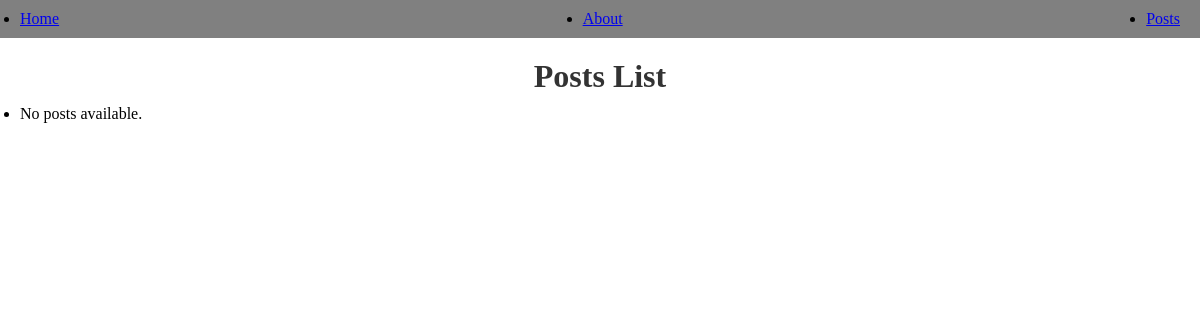
The app's page /posts/, older data.
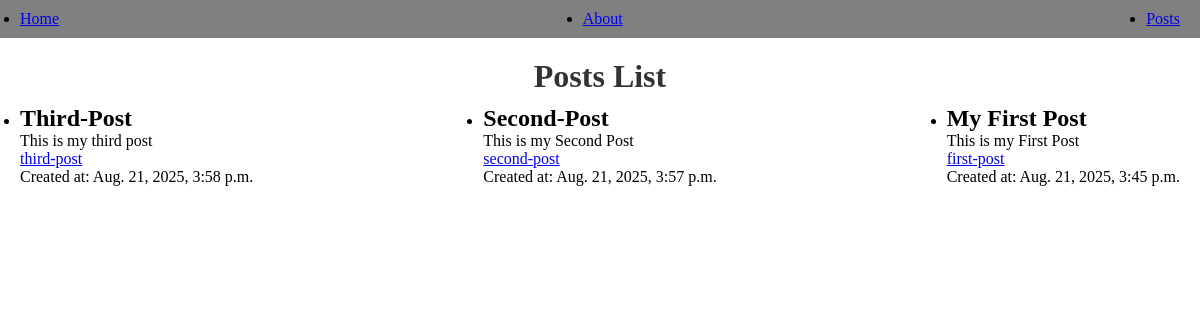
The same page, newer data.
### posts/models.py (models this page shows, shortened)
class Post(models.Model):
    title = models.CharField(max_length=100)
    body = models.TextField()
    slug = models.SlugField(unique=True)
    created_at = models.DateTimeField(auto_now_add=True)

### posts/views.py (the view)
# urls.py: path('', views.post_list),
def post_list(request):
    posts = Post.objects.all().order_by('-created_at')
    return render(request, 'posts/posts_list.html', {'posts': posts})

### posts/templates/posts/posts_list.html (shortened to what this page needs)
{% extends 'layout.html' %}
{% block content %}
 <section>
     <h1>Posts List </h1>
       <article>
            <ul class="list-group">
            {% for post in posts %}
                <li>
                    <h2>{{ post.title }}</h2>
                    <p>{{ post.body }}</p>
                    <p><a href="#">{{ post.slug }}</a></p>
                    <p>Created at: {{ post.created_at }}</p>
                </li>
            {% empty %}
                <li>No posts available.</li>
            {% endfor %}
            </ul>
       </article>
 </section>
{% endblock %}

### templates/layout.html (shortened to what this page needs)
<!DOCTYPE html>
{% load static %}
<html lang="en">
<head>
    <link rel="stylesheet" href="{% static 'css/style.css' %}">
</head>
<body>
<nav>
    <ul>
        <li><a href="/">Home</a></li>
        <li><a href="/about">About</a></li>
        <li><a href="/posts">Posts</a></li>
    </ul>
</nav>
<main>
    {% block content %}
    {% endblock %}
</main>
</body>
</html>

### static/css/style.css (style rules this page uses)
* { margin: 0; padding: 0; box-sizing: border-box; }
ul { display: flex; justify-content: space-between; align-items: center; background-color: gray; padding: 10px 20px; }
h1 { font-size: 2rem; color: #333; text-align: center; margin-top: 20px; }
.list-group { background-color: white; }

Row changes from the older to the newer data that the page shows:
added Post: title "Third-Post", body "This is my third post", slug "third-post", created_at "Aug. 21, 2025, 3:58 p.m."
added Post: title "Second-Post", body "This is my Second Post", slug "second-post", created_at "Aug. 21, 2025, 3:57 p.m."
added Post: title "My First Post", body "This is my First Post", slug "first-post", created_at "Aug. 21, 2025, 3:45 p.m."
Text that changed along with them:
text no longer shown: "No posts available."
